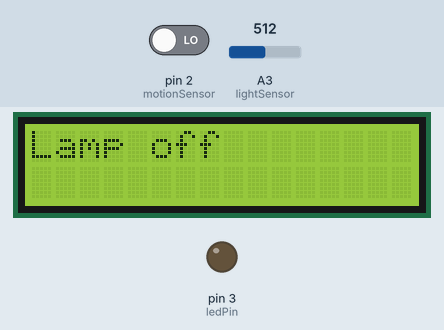
The sketch below on a simulated Arduino Uno, built with avr-gcc and run on an emulated ATmega328P. On the bench: 16×2 character LCD, output pins drawn as LEDs (lit = HIGH). The inputs (shaded band) are chosen by the test bench; at power-on: pin 2 (motionSensor) LOW, A3 (lightSensor) = 512.

Above: at 3.2 s.
3.3 s: pin 2 (motionSensor) driven HIGH
At 4.0 s:
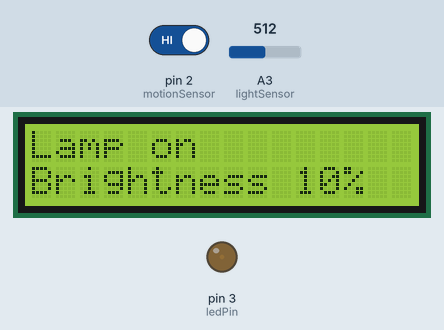
5.0 s: A3 (lightSensor) set to 132
At 5.5 s:
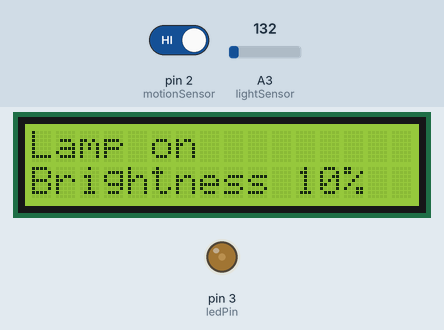
6.5 s: A3 (lightSensor) set to 108
At 7.7 s:
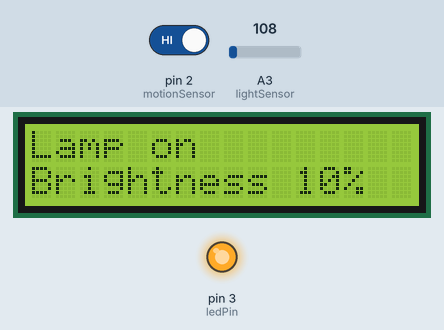
8.0 s: A3 (lightSensor) set to 122
At 9.0 s:
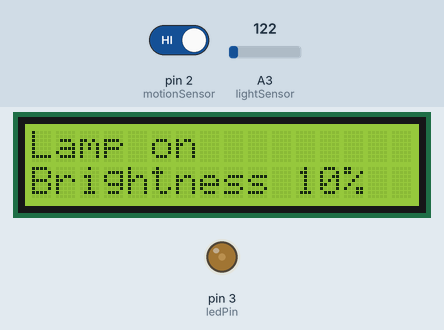
9.5 s: A3 (lightSensor) set to 0
At 10.2 s:
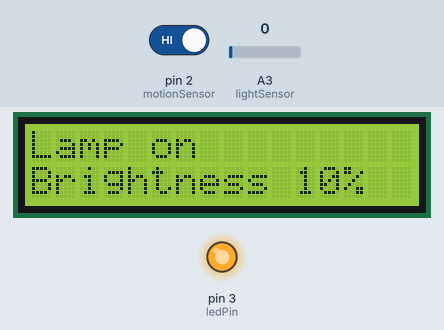
Timing chart, 0 to 12.0 s (numbered marks = the images above; inputs shaded):
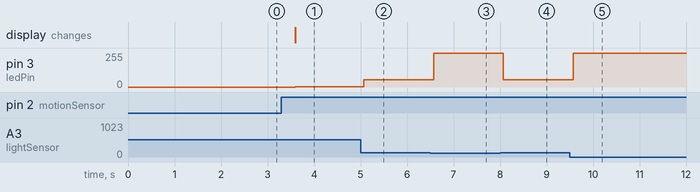

The sketch:

Ver1_Sensorstyrd_Lampa_Grupp_3.ino
```cpp
#include <LiquidCrystal_I2C.h> //Använd bibliotek LiquidCrystal I2C by Frank de Brabander version 1.1.2

/*Använd detta i setup om adressen inte fungerar för att leta reda på din I2C adress:
#include <LiquidCrystal_I2C.h>
#include <Wire.h>
void setup()
{
 Wire.begin();
  Serial.begin(9600);
  while (!Serial); // Vänta på att Serial-porten är redo
  Serial.println("I2C Scanner Scanning...");
  for (byte address = 1; address < 127; ++address) {
    Wire.beginTransmission(address);
    if (Wire.endTransmission() == 0) {
      Serial.print("I2C device found at address 0x");
      if (address < 16)
        Serial.print("0");
      Serial.println(address, HEX);
    }
  }
  Serial.println("Scan complete.");
}*/

//Pins
int ledPin = 3;
int motionSensor = 2;
int lightSensor = A3;

//Variabler för att kolla spara läsningar
int motionDetected = 0;
int lightSensorValue = 0;

//Variabler för att spara förfluten tid för LEDlampan sen senaste avläsningen
unsigned long lastMotionTime = 0;
unsigned long lightOnDuration = 5000;//(300000 för 5 min)
bool lampOn = false;

//Variabler för att se till att sensorn bara läses av en gång var 500 millisekund
int intervalForReadingSensors = 500;
int latestReadingOfSensors = 0;

//Variabler för att spara meddelande till LCD
String lastMessage1 = "";
String lastMessage2 = "";
LiquidCrystal_I2C lcd(0x27, 16, 2);

//Funktion för att uppdatera LCD displayen med nytt meddelande vid förändring
void updateLCD(String message1, String message2)
{
  if (message1 != lastMessage1 && message2 != lastMessage2) {
    lcd.clear();
    lcd.print(message1);
    lcd.setCursor(0, 1);
    lcd.print(message2);
    lastMessage1 = message1;
    lastMessage2 = message2;
  }
}

void lightOn(int ledBrightness, String brightnessMessage)
{
  updateLCD("Lamp on", brightnessMessage);
  analogWrite(ledPin, ledBrightness);
}

void setup()
{
  pinMode(ledPin, OUTPUT);
  pinMode(motionSensor, INPUT_PULLUP);
  pinMode(lightSensor, INPUT);

  /*Använd detta om du vill debugga programmet med hjälp av Serial Monitor
  Serial.begin(9600);
  Serial.println("Starting");*/

  //LCD start
  lcd.init();
  lcd.backlight();
  lcd.setCursor(0, 0);
  lcd.print("Lamp off");
  delay(2000);
}

void loop()
{
  //Se till att sensorerna bara läses av en gång var 500e millisekund
  int timeSinceSensorsWhereRead = millis();

  if(timeSinceSensorsWhereRead - latestReadingOfSensors >= intervalForReadingSensors)
  {
    latestReadingOfSensors = timeSinceSensorsWhereRead;
    motionDetected = digitalRead(motionSensor);
    lightSensorValue = analogRead(lightSensor);
    lightSensorValue = map(lightSensorValue, 40, 200, 0, 1023);
  }

  /*Använd detta vid debugging för att skriva ut ljusstyrkan som fotoresistorn tar upp
  Serial.println(lightSensorValue);
  delay(100);*/

  if(motionDetected == HIGH)
  {
      lastMotionTime = millis();
      lampOn = true;
  }

  if (lampOn)
  {
      if (motionDetected == HIGH && lightSensorValue > 800)
      {
        lightOn(2, "Brightness 10%");
        //Serial.println("Motion Detected, 10% Brightness"); Använd vid debugging för att se så rörelser och ljusstyrka stämmer
      }
      else if (motionDetected == HIGH && lightSensorValue > 500 && lightSensorValue <= 800)
      {
        lightOn(55, "Brightness 50%");
        //Serial.println("Motion Detected, 50% Brightness"); Använd vid debugging för att se så rörelser och ljusstyrka stämmer
      }
      else if (motionDetected == HIGH && lightSensorValue < 500)
      {
        lightOn(255, "Brightness 100%");
        //Serial.println("Motion Detected, 100% Brightness"); Använd vid debugging för att se så rörelser och ljusstyrka stämmer
      }

    //Kontrollera om tiden som angetts har passerat sedan
    //senaste rörelse
      if (millis() - lastMotionTime > lightOnDuration)
      {
          lampOn = false;
      }
  }

  else
  {
      analogWrite(ledPin, 0);
      updateLCD("Lamp off", "");
      //Serial.println("No motion detected"); Använd vid debugging för att se så rörelser stämmer.
  }
}
```

Measured:
- the behaviour switches between 119 and 118 on A3 (lightSensor) (found by bisection; images 2 and 3)
- after the input at 3.3 s, pin 3 (ledPin): 0/255 → 2/255 after 0.30 s; the display: changes after 0.30 s (image 1)
- after the input at 5.0 s, pin 3 (ledPin): 2/255 → 55/255 after 0.07 s
- after the input at 6.5 s, pin 3 (ledPin): 55/255 → 255/255 after 0.07 s
- after the input at 8.0 s, pin 3 (ledPin): 255/255 → 55/255 after 0.07 s
- after the input at 9.5 s, pin 3 (ledPin): 55/255 → 255/255 after 0.07 s
